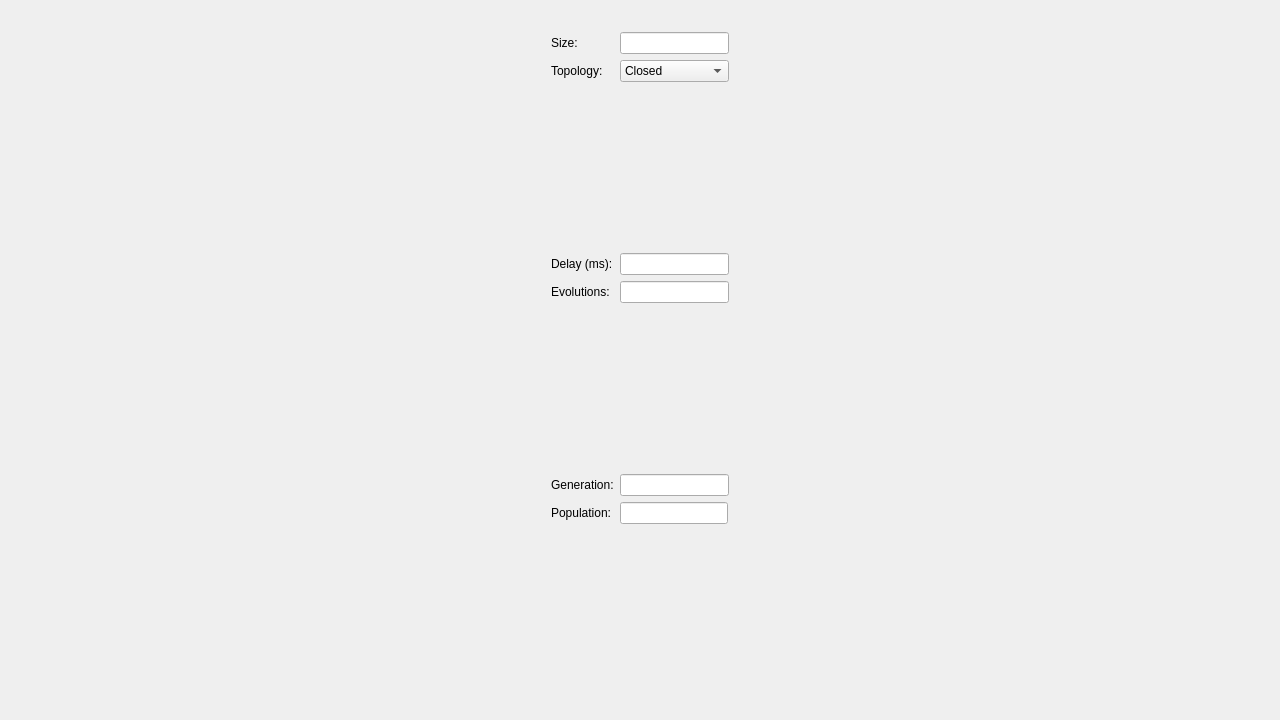
<?xml version="1.0" encoding="UTF-8"?>
<ui version="4.0">
 <class>MainWindow</class>
 <widget class="QMainWindow" name="MainWindow">
  <property name="geometry">
   <rect>
    <x>0</x>
    <y>0</y>
    <width>1280</width>
    <height>720</height>
   </rect>
  </property>
  <property name="windowTitle">
   <string>Life</string>
  </property>
  <widget class="QWidget" name="centralWidget">
   <widget class="QWidget" name="layoutWidget">
    <property name="geometry">
     <rect>
      <x>10</x>
      <y>10</y>
      <width>1261</width>
      <height>701</height>
     </rect>
    </property>
    <layout class="QHBoxLayout" name="mainLayout">
     <item>
      <widget class="QWidget" name="panelWidget" native="true">
       <property name="minimumSize">
        <size>
         <width>200</width>
         <height>500</height>
        </size>
       </property>
       <property name="maximumSize">
        <size>
         <width>200</width>
         <height>16777215</height>
        </size>
       </property>
       <layout class="QFormLayout" name="formLayout">
        <item row="0" column="0">
         <widget class="QLabel" name="sizeLabel">
          <property name="text">
           <string>Size:</string>
          </property>
         </widget>
        </item>
        <item row="0" column="1">
         <widget class="QLineEdit" name="sizeEdit">
          <property name="text">
           <string/>
          </property>
          <property name="maxLength">
           <number>2</number>
          </property>
         </widget>
        </item>
        <item row="2" column="0">
         <widget class="QLabel" name="topologyLabel">
          <property name="text">
           <string>Topology:</string>
          </property>
         </widget>
        </item>
        <item row="2" column="1">
         <widget class="QComboBox" name="topologyBox">
          <item>
           <property name="text">
            <string>Closed</string>
           </property>
          </item>
          <item>
           <property name="text">
            <string>Wrapped</string>
           </property>
          </item>
         </widget>
        </item>
        <item row="4" column="0">
         <spacer name="dataSpacer1">
          <property name="orientation">
           <enum>Qt::Vertical</enum>
          </property>
          <property name="sizeHint" stdset="0">
           <size>
            <width>20</width>
            <height>13</height>
           </size>
          </property>
         </spacer>
        </item>
        <item row="6" column="0">
         <widget class="QLabel" name="delayLabel">
          <property name="text">
           <string>Delay (ms):</string>
          </property>
         </widget>
        </item>
        <item row="6" column="1">
         <widget class="QLineEdit" name="delayEdit">
          <property name="text">
           <string/>
          </property>
          <property name="maxLength">
           <number>5</number>
          </property>
         </widget>
        </item>
        <item row="8" column="0">
         <widget class="QLabel" name="evoLabel">
          <property name="text">
           <string>Evolutions:</string>
          </property>
         </widget>
        </item>
        <item row="8" column="1">
         <widget class="QLineEdit" name="evoEdit">
          <property name="text">
           <string/>
          </property>
          <property name="maxLength">
           <number>10</number>
          </property>
         </widget>
        </item>
        <item row="10" column="0">
         <spacer name="dataSpacer2">
          <property name="orientation">
           <enum>Qt::Vertical</enum>
          </property>
          <property name="sizeHint" stdset="0">
           <size>
            <width>20</width>
            <height>13</height>
           </size>
          </property>
         </spacer>
        </item>
        <item row="12" column="0">
         <widget class="QLabel" name="genLabel">
          <property name="text">
           <string>Generation:</string>
          </property>
         </widget>
        </item>
        <item row="12" column="1">
         <widget class="QLineEdit" name="genEdit">
          <property name="text">
           <string/>
          </property>
          <property name="readOnly">
           <bool>true</bool>
          </property>
         </widget>
        </item>
        <item row="14" column="0">
         <widget class="QLabel" name="popLabel">
          <property name="text">
           <string>Population:</string>
          </property>
         </widget>
        </item>
        <item row="14" column="1">
         <widget class="QLineEdit" name="popEdit">
          <property name="sizePolicy">
           <sizepolicy hsizetype="Fixed" vsizetype="Fixed">
            <horstretch>0</horstretch>
            <verstretch>0</verstretch>
           </sizepolicy>
          </property>
          <property name="text">
           <string/>
          </property>
          <property name="readOnly">
           <bool>true</bool>
          </property>
         </widget>
        </item>
        <item row="16" column="0">
         <spacer name="dataSpacer3">
          <property name="orientation">
           <enum>Qt::Vertical</enum>
          </property>
          <property name="sizeType">
           <enum>QSizePolicy::Expanding</enum>
          </property>
          <property name="sizeHint" stdset="0">
           <size>
            <width>20</width>
            <height>40</height>
           </size>
          </property>
         </spacer>
        </item>
       </layout>
      </widget>
     </item>
     <item>
      <layout class="QHBoxLayout" name="gameLayout"/>
     </item>
    </layout>
   </widget>
  </widget>
 </widget>
 <layoutdefault spacing="6" margin="11"/>
 <resources/>
 <connections/>
</ui>
